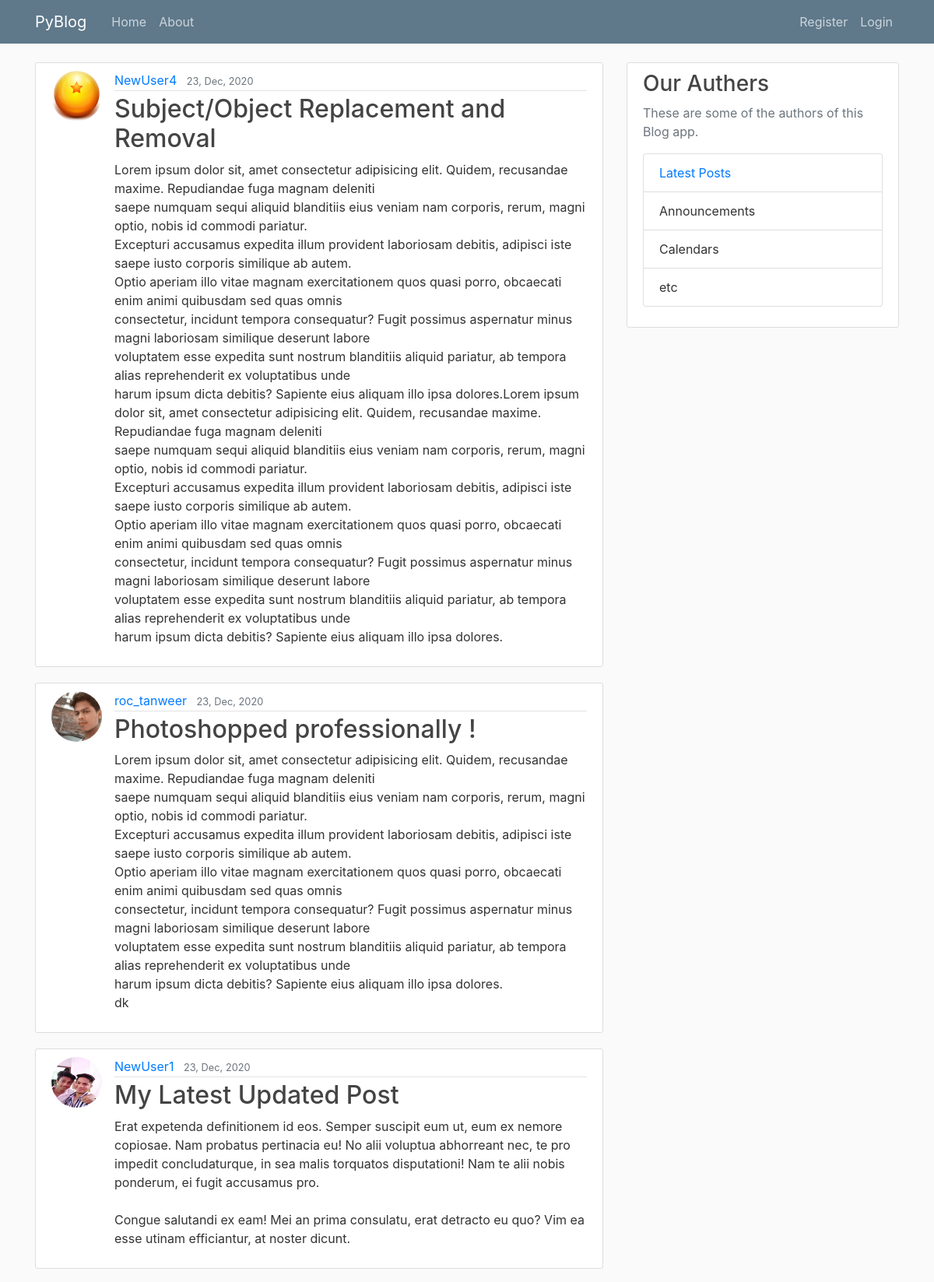
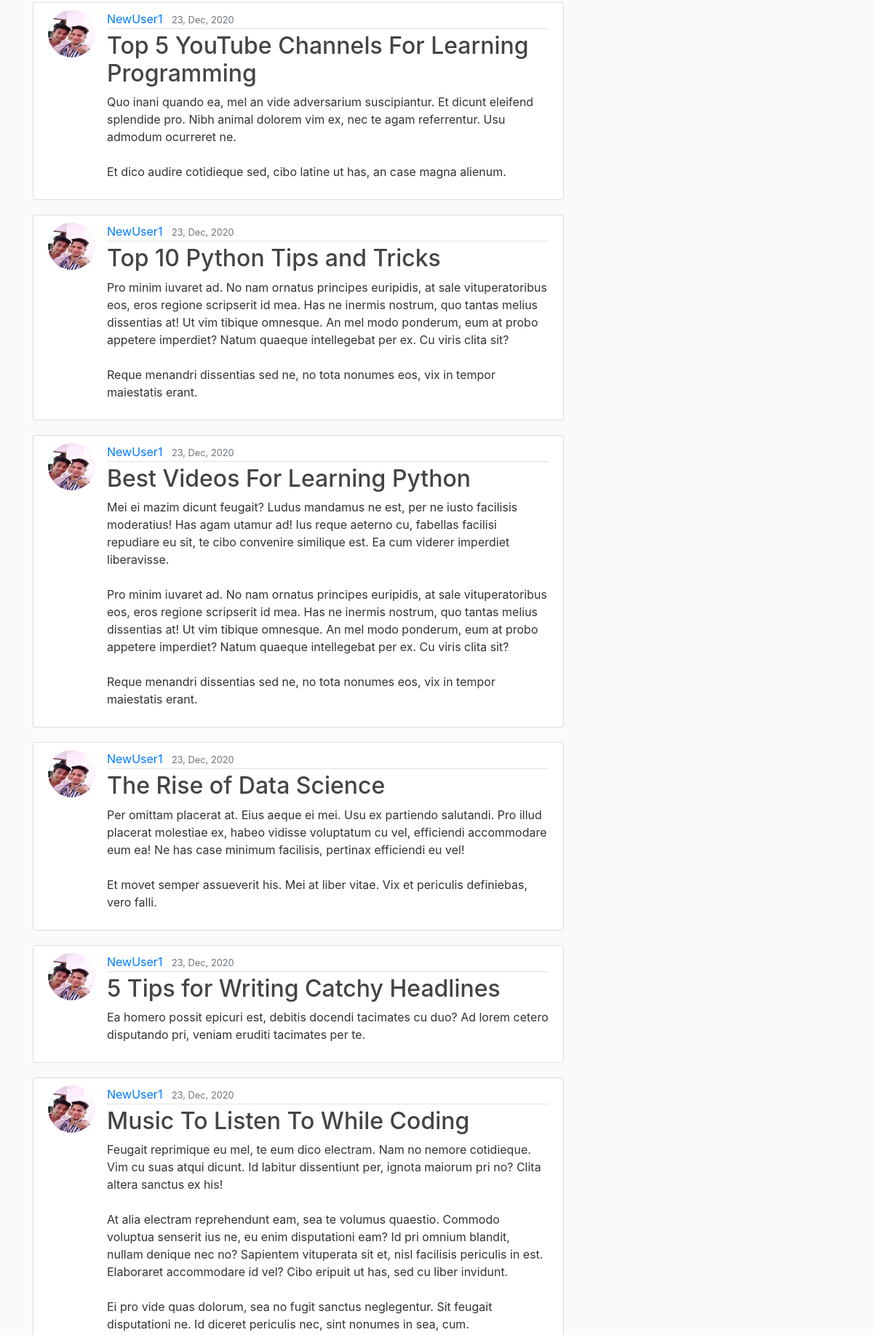
The page / (upper part) on the database its author committed (2 pictures, top to bottom).
### Blog/models.py (models this page shows, shortened)
class Post(models.Model):
    title = models.CharField(max_length=100)
    content = models.TextField()
    date_posted = models.DateTimeField(default=timezone.now)
    author = models.ForeignKey(User, on_delete=models.CASCADE)

### users/models.py (models this page shows, shortened)
class Profile(models.Model):
    user = models.OneToOneField(User, on_delete=models.CASCADE)
    image = models.ImageField(default='default.jpg', upload_to='profile_pics')

### Blog/views.py (the view)
# urls.py: path('', views.PostListView.as_view(), name='blog-home'),
class PostListView(ListView):
    model = Post
    context_object_name = 'posts'
    template_name = 'Blog/home.html'
    paginate_by = 10
    ordering = ['-date_posted']

### Blog/templates/Blog/home.html (shortened to what this page needs)
{% extends 'Blog/base.html' %}
{% block content %}
{% for post in posts %}
<article class="media content-section">
    <img class="rounded-circle article-img" src="{{ post.author.profile.image.url }}">
    <div class="media-body">
        <div class="article-metadata">
            <a class="mr-2" href="{% url 'user-posts' post.author.username %}">{{ post.author }}</a>
            <small class="text-muted">{{ post.date_posted|date:'d, M, Y' }}</small>
        </div>
        <h2><a class="article-title" href="{% url 'post-detail' post.id %}">{{ post.title }}</a></h2>
        <p class="article-content">{{ post.content }}</p>
    </div>
</article>
{% endfor %}
{% endblock content %}

### Blog/static/Blog/main.css (style rules this page uses)
body { background: #fafafa; color: #333333; margin-top: 5rem; }
h1, h2, h3, h4, h5, h6 { color: #444444; }
.content-section { background: #ffffff; padding: 10px 20px; border: 1px solid #dddddd; border-radius: 3px; margin-bottom: 20px; }
.article-title { color: #444444; }
.article-content { white-space: pre-line; }
.article-img { height: 65px; width: 65px; margin-right: 16px; }
.article-metadata { padding-bottom: 1px; margin-bottom: 4px; border-bottom: 1px solid #e3e3e3 }

### rows shown on the page
Post: author.profile.image (placeholder picture), author "NewUser4", date_posted "23, Dec, 2020", title "Subject/Object Replacement and Removal", content "Lorem ipsum dolor sit, amet consectetur adipisicing elit. Quidem, recusandae maxime. Repudiandae fuga magnam deleniti saepe numquam sequi aliquid blanditiis eius veniam nam corporis, rerum, magni optio, nobis id commodi pariatur. Excepturi accusamus expedita illum provident laboriosam debitis, adipisci iste saepe iusto corporis similique ab autem. Optio aperiam illo vitae magnam exercitationem quos quasi porro, obcaecati enim animi quibusdam sed quas omnis consectetur, incidunt tempora consequatur? Fugit possimus aspernatur minus magni laboriosam similique deserunt labore voluptatem esse expedita sunt nostrum blanditiis aliquid pariatur, ab tempora alias reprehenderit ex voluptatibus unde…"
Post: author.profile.image (picture), author "roc_tanweer", date_posted "23, Dec, 2020", title "Photoshopped professionally !", content "Lorem ipsum dolor sit, amet consectetur adipisicing elit. Quidem, recusandae maxime. Repudiandae fuga magnam deleniti saepe numquam sequi aliquid blanditiis eius veniam nam corporis, rerum, magni optio, nobis id commodi pariatur. Excepturi accusamus expedita illum provident laboriosam debitis, adipisci iste saepe iusto corporis similique ab autem. Optio aperiam illo vitae magnam exercitationem quos quasi porro, obcaecati enim animi quibusdam sed quas omnis consectetur, incidunt tempora consequatur? Fugit possimus aspernatur minus magni laboriosam similique deserunt labore voluptatem esse expedita sunt nostrum blanditiis aliquid pariatur, ab tempora alias reprehenderit ex voluptatibus unde…"
Post: author.profile.image (picture), author "NewUser1", date_posted "23, Dec, 2020", title "My Latest Updated Post", content "Erat expetenda definitionem id eos. Semper suscipit eum ut, eum ex nemore copiosae. Nam probatus pertinacia eu! No alii voluptua abhorreant nec, te pro impedit concludaturque, in sea malis torquatos disputationi! Nam te alii nobis ponderum, ei fugit accusamus pro. Congue salutandi ex eam! Mei an prima consulatu, erat detracto eu quo? Vim ea esse utinam efficiantur, at noster dicunt."
Post: author.profile.image (picture), author "NewUser1", date_posted "23, Dec, 2020", title "Top 5 YouTube Channels For Learning Programming", content "Quo inani quando ea, mel an vide adversarium suscipiantur. Et dicunt eleifend splendide pro. Nibh animal dolorem vim ex, nec te agam referrentur. Usu admodum ocurreret ne. Et dico audire cotidieque sed, cibo latine ut has, an case magna alienum."
Post: author.profile.image (picture), author "NewUser1", date_posted "23, Dec, 2020", title "Top 10 Python Tips and Tricks", content "Pro minim iuvaret ad. No nam ornatus principes euripidis, at sale vituperatoribus eos, eros regione scripserit id mea. Has ne inermis nostrum, quo tantas melius dissentias at! Ut vim tibique omnesque. An mel modo ponderum, eum at probo appetere imperdiet? Natum quaeque intellegebat per ex. Cu viris clita sit? Reque menandri dissentias sed ne, no tota nonumes eos, vix in tempor maiestatis erant."
Post: author.profile.image (picture), author "NewUser1", date_posted "23, Dec, 2020", title "Best Videos For Learning Python", content "Mei ei mazim dicunt feugait? Ludus mandamus ne est, per ne iusto facilisis moderatius! Has agam utamur ad! Ius reque aeterno cu, fabellas facilisi repudiare eu sit, te cibo convenire similique est. Ea cum viderer imperdiet liberavisse. Pro minim iuvaret ad. No nam ornatus principes euripidis, at sale vituperatoribus eos, eros regione scripserit id mea. Has ne inermis nostrum, quo tantas melius dissentias at! Ut vim tibique omnesque. An mel modo ponderum, eum at probo appetere imperdiet? Natum quaeque intellegebat per ex. Cu viris clita sit? Reque menandri dissentias sed ne, no tota nonumes eos, vix in tempor maiestatis erant."
Post: author.profile.image (picture), author "NewUser1", date_posted "23, Dec, 2020", title "The Rise of Data Science", content "Per omittam placerat at. Eius aeque ei mei. Usu ex partiendo salutandi. Pro illud placerat molestiae ex, habeo vidisse voluptatum cu vel, efficiendi accommodare eum ea! Ne has case minimum facilisis, pertinax efficiendi eu vel! Et movet semper assueverit his. Mei at liber vitae. Vix et periculis definiebas, vero falli."
Post: author.profile.image (picture), author "NewUser1", date_posted "23, Dec, 2020", title "5 Tips for Writing Catchy Headlines", content "Ea homero possit epicuri est, debitis docendi tacimates cu duo? Ad lorem cetero disputando pri, veniam eruditi tacimates per te."
Post: author.profile.image (picture), author "NewUser1", date_posted "23, Dec, 2020", title "Music To Listen To While Coding", content "Feugait reprimique eu mel, te eum dico electram. Nam no nemore cotidieque. Vim cu suas atqui dicunt. Id labitur dissentiunt per, ignota maiorum pri no? Clita altera sanctus ex his! At alia electram reprehendunt eam, sea te volumus quaestio. Commodo voluptua senserit ius ne, eu enim disputationi eam? Id pri omnium blandit, nullam denique nec no? Sapientem vituperata sit et, nisl facilisis periculis in est. Elaboraret accommodare id vel? Cibo eripuit ut has, sed cu liber invidunt. Ei pro vide quas dolorum, sea no fugit sanctus neglegentur. Sit feugait disputationi ne. Id diceret periculis nec, sint nonumes in sea, cum."
